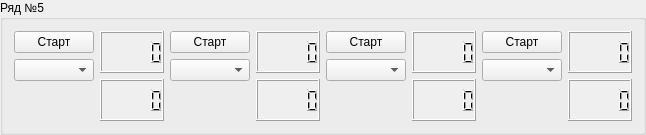
             <widget class="QGroupBox" name="groupBox_5">
              <property name="title">
               <string>Ряд №5</string>
              </property>
              <layout class="QHBoxLayout" name="horizontalLayout_5">
               <item>
                <layout class="QVBoxLayout" name="verticalLayout_33">
                 <item>
                  <widget class="QPushButton" name="pushButton_17sensors">
                   <property name="enabled">
                    <bool>true</bool>
                   </property>
                   <property name="text">
                    <string>Старт</string>
                   </property>
                  </widget>
                 </item>
                 <item>
                  <widget class="QComboBox" name="comboBox_17"/>
                 </item>
                 <item>
                  <spacer name="verticalSpacer_17">
                   <property name="orientation">
                    <enum>Qt::Vertical</enum>
                   </property>
                   <property name="sizeHint" stdset="0">
                    <size>
                     <width>20</width>
                     <height>40</height>
                    </size>
                   </property>
                  </spacer>
                 </item>
                </layout>
               </item>
               <item>
                <layout class="QVBoxLayout" name="verticalLayout_34">
                 <item>
                  <widget class="QLCDNumber" name="lcdNumber_33">
                   <property name="autoFillBackground">
                    <bool>true</bool>
                   </property>
                  </widget>
                 </item>
                 <item>
                  <widget class="QLCDNumber" name="lcdNumber_34">
                   <property name="autoFillBackground">
                    <bool>true</bool>
                   </property>
                  </widget>
                 </item>
                </layout>
               </item>
               <item>
                <layout class="QVBoxLayout" name="verticalLayout_35">
                 <item>
                  <widget class="QPushButton" name="pushButton_18sensors">
                   <property name="enabled">
                    <bool>true</bool>
                   </property>
                   <property name="text">
                    <string>Старт</string>
                   </property>
                  </widget>
                 </item>
                 <item>
                  <widget class="QComboBox" name="comboBox_18"/>
                 </item>
                 <item>
                  <spacer name="verticalSpacer_18">
                   <property name="orientation">
                    <enum>Qt::Vertical</enum>
                   </property>
                   <property name="sizeHint" stdset="0">
                    <size>
                     <width>20</width>
                     <height>40</height>
                    </size>
                   </property>
                  </spacer>
                 </item>
                </layout>
               </item>
               <item>
                <layout class="QVBoxLayout" name="verticalLayout_36">
                 <item>
                  <widget class="QLCDNumber" name="lcdNumber_35">
                   <property name="autoFillBackground">
                    <bool>true</bool>
                   </property>
                  </widget>
                 </item>
                 <item>
                  <widget class="QLCDNumber" name="lcdNumber_36">
                   <property name="autoFillBackground">
                    <bool>true</bool>
                   </property>
                  </widget>
                 </item>
                </layout>
               </item>
               <item>
                <layout class="QVBoxLayout" name="verticalLayout_37">
                 <item>
                  <widget class="QPushButton" name="pushButton_19sensors">
                   <property name="enabled">
                    <bool>true</bool>
                   </property>
                   <property name="text">
                    <string>Старт</string>
                   </property>
                  </widget>
                 </item>
                 <item>
                  <widget class="QComboBox" name="comboBox_19"/>
                 </item>
                 <item>
                  <spacer name="verticalSpacer_19">
                   <property name="orientation">
                    <enum>Qt::Vertical</enum>
                   </property>
                   <property name="sizeHint" stdset="0">
                    <size>
                     <width>20</width>
                     <height>40</height>
                    </size>
                   </property>
                  </spacer>
                 </item>
                </layout>
               </item>
               <item>
                <layout class="QVBoxLayout" name="verticalLayout_38">
                 <item>
                  <widget class="QLCDNumber" name="lcdNumber_37">
                   <property name="autoFillBackground">
                    <bool>true</bool>
                   </property>
                  </widget>
                 </item>
                 <item>
                  <widget class="QLCDNumber" name="lcdNumber_38">
                   <property name="autoFillBackground">
                    <bool>true</bool>
                   </property>
                  </widget>
                 </item>
                </layout>
               </item>
               <item>
                <layout class="QVBoxLayout" name="verticalLayout_39">
                 <item>
                  <widget class="QPushButton" name="pushButton_20sensors">
                   <property name="enabled">
                    <bool>true</bool>
                   </property>
                   <property name="text">
                    <string>Старт</string>
                   </property>
                  </widget>
                 </item>
                 <item>
                  <widget class="QComboBox" name="comboBox_20"/>
                 </item>
                 <item>
                  <spacer name="verticalSpacer_20">
                   <property name="orientation">
                    <enum>Qt::Vertical</enum>
                   </property>
                   <property name="sizeHint" stdset="0">
                    <size>
                     <width>20</width>
                     <height>40</height>
                    </size>
                   </property>
                  </spacer>
                 </item>
                </layout>
               </item>
               <item>
                <layout class="QVBoxLayout" name="verticalLayout_40">
                 <item>
                  <widget class="QLCDNumber" name="lcdNumber_39">
                   <property name="autoFillBackground">
                    <bool>true</bool>
                   </property>
                  </widget>
                 </item>
                 <item>
                  <widget class="QLCDNumber" name="lcdNumber_40">
                   <property name="autoFillBackground">
                    <bool>true</bool>
                   </property>
                  </widget>
                 </item>
                </layout>
               </item>
              </layout>
             </widget>
